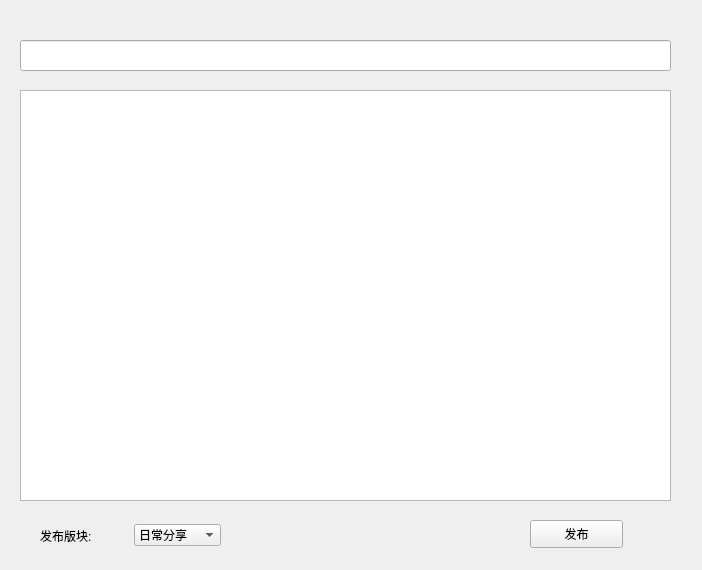
<?xml version="1.0" encoding="UTF-8"?>
<ui version="4.0">
 <class>publish_article_interface</class>
 <widget class="QWidget" name="publish_article_interface">
  <property name="geometry">
   <rect>
    <x>0</x>
    <y>0</y>
    <width>702</width>
    <height>570</height>
   </rect>
  </property>
  <property name="windowTitle">
   <string>Form</string>
  </property>
  <widget class="QTextEdit" name="textEdit">
   <property name="geometry">
    <rect>
     <x>20</x>
     <y>90</y>
     <width>651</width>
     <height>411</height>
    </rect>
   </property>
  </widget>
  <widget class="QLineEdit" name="lineEdit">
   <property name="geometry">
    <rect>
     <x>20</x>
     <y>40</y>
     <width>651</width>
     <height>31</height>
    </rect>
   </property>
  </widget>
  <widget class="QWidget" name="widget" native="true">
   <property name="geometry">
    <rect>
     <x>20</x>
     <y>510</y>
     <width>651</width>
     <height>51</height>
    </rect>
   </property>
   <widget class="QPushButton" name="pushButton_publish">
    <property name="geometry">
     <rect>
      <x>510</x>
      <y>10</y>
      <width>93</width>
      <height>28</height>
     </rect>
    </property>
    <property name="text">
     <string>发布</string>
    </property>
   </widget>
   <widget class="QWidget" name="widget_2" native="true">
    <property name="geometry">
     <rect>
      <x>20</x>
      <y>0</y>
      <width>181</width>
      <height>51</height>
     </rect>
    </property>
    <layout class="QHBoxLayout" name="horizontalLayout">
     <item>
      <widget class="QLabel" name="label">
       <property name="text">
        <string>发布版块:</string>
       </property>
      </widget>
     </item>
     <item>
      <widget class="QComboBox" name="comboBox_article_type">
       <item>
        <property name="text">
         <string>日常分享</string>
        </property>
       </item>
       <item>
        <property name="text">
         <string>悬赏接单</string>
        </property>
       </item>
       <item>
        <property name="text">
         <string>失物招领</string>
        </property>
       </item>
       <item>
        <property name="text">
         <string>经验分享</string>
        </property>
       </item>
      </widget>
     </item>
    </layout>
   </widget>
  </widget>
 </widget>
 <resources/>
 <connections/>
</ui>
